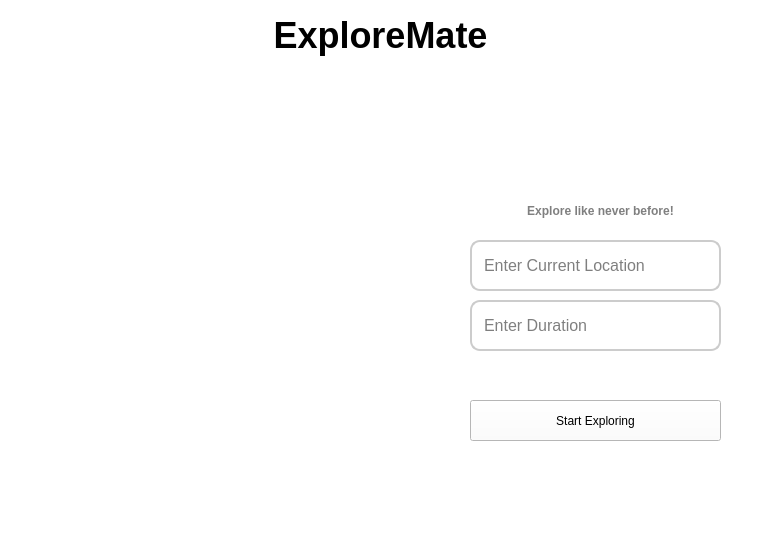
<?xml version="1.0" encoding="UTF-8"?>
<ui version="4.0">
 <class>MainWindow</class>
 <widget class="QMainWindow" name="MainWindow">
  <property name="geometry">
   <rect>
    <x>0</x>
    <y>0</y>
    <width>761</width>
    <height>536</height>
   </rect>
  </property>
  <property name="windowTitle">
   <string>MainWindow</string>
  </property>
  <property name="autoFillBackground">
   <bool>false</bool>
  </property>
  <property name="styleSheet">
   <string notr="true">background-color: white;


</string>
  </property>
  <widget class="QWidget" name="centralwidget">
   <property name="styleSheet">
    <string notr="true">/* Base styles for the QLabel (icon) */
QLabel#locationIcon, QLabel#durationIcon {
    padding: 5px; /* Optional for spacing */
}

/* When the QLineEdit is focused, hide the QLabel (icon) */
QLineEdit:focus + QLabel {
    visibility: hidden; /* Makes the icon invisible */
}
</string>
   </property>
   <widget class="QLabel" name="Background">
    <property name="geometry">
     <rect>
      <x>10</x>
      <y>80</y>
      <width>741</width>
      <height>431</height>
     </rect>
    </property>
    <property name="styleSheet">
     <string notr="true">background-image: url(:/images/BG.png);
background-position: center;
background-repeat: no-repeat;
border-radius: 10px;</string>
    </property>
    <property name="text">
     <string/>
    </property>
   </widget>
   <widget class="QLabel" name="Menu">
    <property name="geometry">
     <rect>
      <x>450</x>
      <y>180</y>
      <width>281</width>
      <height>211</height>
     </rect>
    </property>
    <property name="minimumSize">
     <size>
      <width>281</width>
      <height>0</height>
     </size>
    </property>
    <property name="maximumSize">
     <size>
      <width>281</width>
      <height>211</height>
     </size>
    </property>
    <property name="cursor">
     <cursorShape>ArrowCursor</cursorShape>
    </property>
    <property name="styleSheet">
     <string notr="true">background-color: rgba(255, 255, 255, 0.8);
border-radius: 15px; /* Optional: adds rounded corners */
padding: 10px; /* Optional: adds inner spacing */
</string>
    </property>
    <property name="text">
     <string/>
    </property>
    <property name="alignment">
     <set>Qt::AlignmentFlag::AlignRight|Qt::AlignmentFlag::AlignTrailing|Qt::AlignmentFlag::AlignVCenter</set>
    </property>
    <property name="wordWrap">
     <bool>true</bool>
    </property>
   </widget>
   <widget class="QLineEdit" name="amenu">
    <property name="geometry">
     <rect>
      <x>480</x>
      <y>190</y>
      <width>231</width>
      <height>42</height>
     </rect>
    </property>
    <property name="cursor">
     <cursorShape>ArrowCursor</cursorShape>
    </property>
    <property name="mouseTracking">
     <bool>false</bool>
    </property>
    <property name="focusPolicy">
     <enum>Qt::FocusPolicy::NoFocus</enum>
    </property>
    <property name="autoFillBackground">
     <bool>false</bool>
    </property>
    <property name="styleSheet">
     <string notr="true">background-color: rgba(255, 255, 255, 0.8);
border-radius: 15px; 
padding: 10px; 
background: transparent;
color: black;
font-weight: bold;
pointer-events: none;
 
</string>
    </property>
    <property name="alignment">
     <set>Qt::AlignmentFlag::AlignCenter</set>
    </property>
    <property name="placeholderText">
     <string>   Explore like never before!</string>
    </property>
   </widget>
   <widget class="QLineEdit" name="Location">
    <property name="geometry">
     <rect>
      <x>470</x>
      <y>240</y>
      <width>251</width>
      <height>51</height>
     </rect>
    </property>
    <property name="styleSheet">
     <string notr="true">QLineEdit {
    background: rgba(255, 255, 255, 0.8);  /* Semi-transparent white background */
    border: 2px solid #ccc;               /* Light gray border */
    border-radius: 10px;                  /* Rounded corners */
    padding: 10px;                        /* Internal padding for better appearance */
    font-size: 16px;                      /* Font size */
    color: black;                         /* Text color */
}

QLineEdit:focus {
    border-color: #007bff;                /* Highlighted border color when focused */
    background: rgba(255, 255, 255, 1);  /* Fully opaque background when focused */
}


</string>
    </property>
    <property name="placeholderText">
     <string>Enter Current Location</string>
    </property>
   </widget>
   <widget class="QLineEdit" name="Duration">
    <property name="geometry">
     <rect>
      <x>470</x>
      <y>300</y>
      <width>251</width>
      <height>51</height>
     </rect>
    </property>
    <property name="styleSheet">
     <string notr="true">QLineEdit {
    background: rgba(255, 255, 255, 0.8);  /* Semi-transparent white background */
    border: 2px solid #ccc;               /* Light gray border */
    border-radius: 10px;                  /* Rounded corners */
    padding: 10px;                        /* Internal padding for better appearance */
    font-size: 16px;                      /* Font size */
    color: black;                         /* Text color */
}

QLineEdit:focus {
    border-color: #007bff;                /* Highlighted border color when focused */
    background: rgba(255, 255, 255, 1);  /* Fully opaque background when focused */
}


</string>
    </property>
    <property name="placeholderText">
     <string>Enter Duration</string>
    </property>
   </widget>
   <widget class="QPushButton" name="ExploreBtn">
    <property name="geometry">
     <rect>
      <x>470</x>
      <y>400</y>
      <width>251</width>
      <height>41</height>
     </rect>
    </property>
    <property name="cursor">
     <cursorShape>PointingHandCursor</cursorShape>
    </property>
    <property name="styleSheet">
     <string notr="true">QPushButton {
    background-color: black;
    color: white;
    border-radius: 15px;
    padding: 10px;
    font-weight: bold;
}
exploreButton-&gt;setStyleSheet(
    &quot;background-color: black;&quot;
    &quot;color: white;&quot;
    &quot;font-size: 16px;&quot;
    &quot;padding: 10px 20px;&quot;
    &quot;border-radius: 5px;&quot;
    &quot;border: none;&quot;
    &quot;hover { background-color: #444; }&quot;
);

</string>
    </property>
    <property name="text">
     <string>Start Exploring</string>
    </property>
   </widget>
   <widget class="QLabel" name="AppName">
    <property name="geometry">
     <rect>
      <x>260</x>
      <y>-10</y>
      <width>241</width>
      <height>91</height>
     </rect>
    </property>
    <property name="styleSheet">
     <string notr="true">QLabel {
    font-size: 36px;
    font-weight: bold;
    color: black;
    margin: 20px 0;
}
</string>
    </property>
    <property name="text">
     <string>ExploreMate</string>
    </property>
    <property name="alignment">
     <set>Qt::AlignmentFlag::AlignCenter</set>
    </property>
   </widget>
   <widget class="QLabel" name="statusLabel">
    <property name="geometry">
     <rect>
      <x>470</x>
      <y>350</y>
      <width>241</width>
      <height>20</height>
     </rect>
    </property>
    <property name="styleSheet">
     <string notr="true">background: transparent;
color:red;
font-size:10px;
padding-left:10px;</string>
    </property>
    <property name="text">
     <string/>
    </property>
   </widget>
  </widget>
 </widget>
 <resources/>
 <connections/>
</ui>
